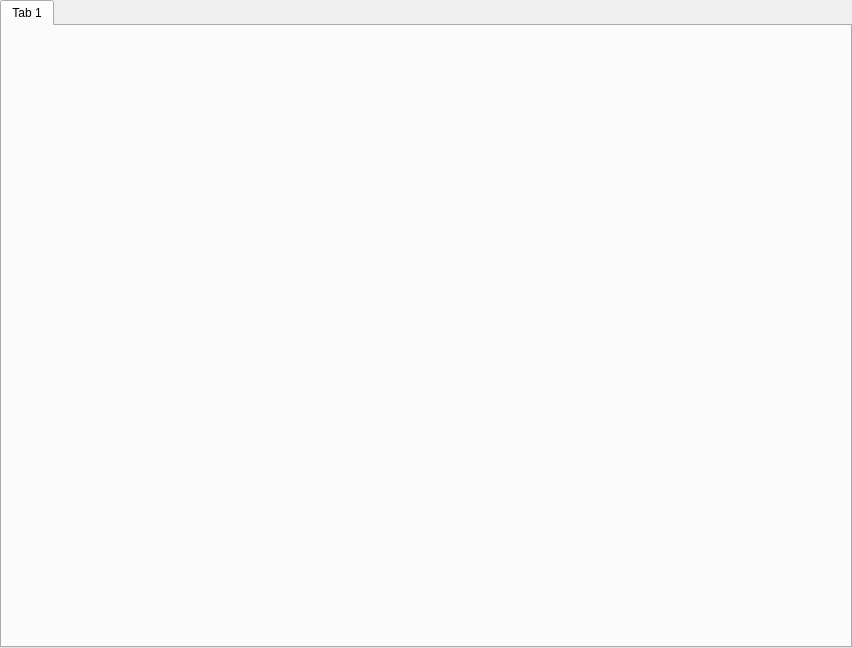
<ui version="4.0" >
 <class>BrowsersWindow</class>
 <widget class="QWidget" name="BrowsersWindow" >
  <property name="geometry" >
   <rect>
    <x>0</x>
    <y>0</y>
    <width>852</width>
    <height>648</height>
   </rect>
  </property>
  <property name="windowTitle" >
   <string>Form</string>
  </property>
  <layout class="QVBoxLayout" name="verticalLayout" >
   <property name="spacing" >
    <number>0</number>
   </property>
   <property name="margin" >
    <number>0</number>
   </property>
   <item>
    <widget class="QTabWidget" name="tabWidget" >
     <property name="focusPolicy" >
      <enum>Qt::TabFocus</enum>
     </property>
     <property name="currentIndex" >
      <number>0</number>
     </property>
     <widget class="QWidget" name="tab" >
      <attribute name="title" >
       <string>Tab 1</string>
      </attribute>
     </widget>
    </widget>
   </item>
  </layout>
 </widget>
 <resources/>
 <connections/>
</ui>
